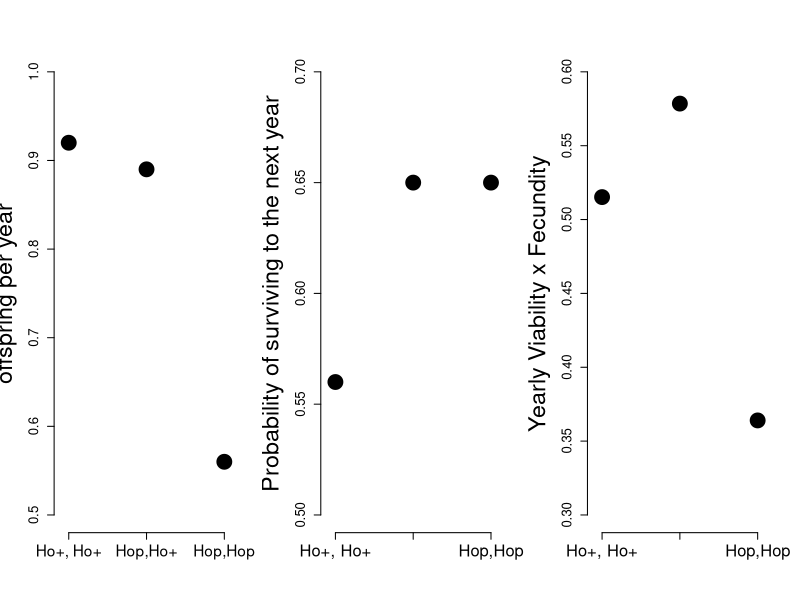

Reproduce this figure in R.
fitness<-c(0.5*2.5	,	0.8*2.5	,	0.8*1)

fitness/max(fitness)


#selection coeffs
1-fitness/max(fitness)

.375/(.375+.6)


#Numbers from Susan Jonston
#For annual reproductive success, the effect sizes are equivalent to 0.92, 0.89 and 0.56 offspring per year for ++, +P and PP males, respectively.
offspring<-c(0.92, 0.89, 0.56) 

#For annual survival, the effect sizes are equivalent to 0.56, 0.65 and 0.65 chance of surviving to the next year for ++, +P and PP males, respectively.
survival<-c(0.56, 0.65, 0.65)
 layout(t(1:3))
 plot(offspring,axes=FALSE,xlim=c(0.9,3.1),cex=3,pch=19,ylim=c(0.5,1),xlab="",ylab="")
 axis(side=1,at=c(1,2,3),labels=c("Ho+, Ho+","Hop,Ho+","Hop,Hop"),cex.axis=1.4)
 axis(side=2,cex.axis=1.2)
mtext(side=2,"offspring per year",line=3,cex=1.4)
 plot(survival,axes=FALSE,xlim=c(0.9,3.1),cex=3,pch=19,ylim=c(0.5,0.7),xlab="",ylab="")
 axis(side=2,cex.axis=1.2)
 axis(side=1,at=c(1,2,3),labels=c("Ho+, Ho+","Hop,Ho+","Hop,Hop"),cex.axis=1.5)
mtext(side=2,"Probability of surviving to the next year",line=3,cex=1.4)

 plot(survival*offspring,axes=FALSE,xlim=c(0.9,3.1),cex=3,pch=19,xlab="",ylab="",ylim=c(0.3,0.6))
 axis(side=2,,cex.axis=1.2)
 axis(side=1,at=c(1,2,3),labels=c("Ho+, Ho+","Hop,Ho+","Hop,Hop"),cex.axis=1.5,cex.lab=1.5)
mtext(side=2,"Yearly Viability x Fecundity",line=3,cex=1.4)

dev.copy2pdf(file="~/Dropbox/Courses/Popgen_teaching_Notes/Rcode/Soay_Sheep/Hopping_sheep_all.pdf")
#dev.copy2pdf(file="~/Downloads/Hopping_sheep_all.pdf")
